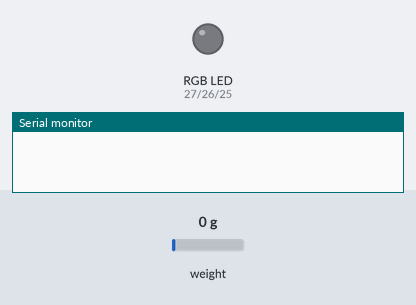
The sketch below on a simulated ESP32. Parts: an RGB LED mixed from three pins (HIGH = lit), the last lines printed to the serial monitor. The inputs (shaded band) are chosen by the test bench; at power-on: weight on the scale 0 g. Nothing arrives over Bluetooth unless stated; a phone connects over Bluetooth LE 3 s after start.

Above: at 0.1 s.
At 2.2 s:
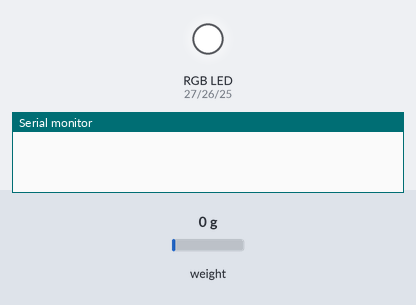
2.3 s: weight on the scale set to 14 g
4.5 s: weight on the scale set to 17 g
At 5.7 s:
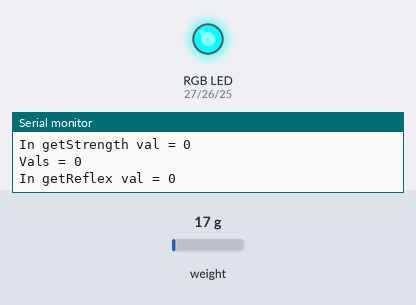
Timing chart, 0 to 7.5 s (numbered marks = the images above; inputs shaded):
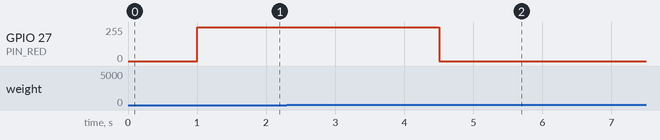

The sketch:

Mesh1.ino
```cpp
#include <BLEDevice.h>
#include <BLEUtils.h>
#include <BLEServer.h>
#include <BLE2902.h>
#include "HX711.h"
#include "analogWrite.h"
#define calibration_factor 211.85 //This value is obtained using the SparkFun_HX711_Calibration sketch

#define DOUT 16
#define CLK 4

// init Class:
HX711 scale;

#define PIN_RED    27
#define PIN_GREEN  26
#define PIN_BLUE   25

char str[8] = "";
char valStr[8];
BLECharacteristic *pCharacteristic;
bool deviceConnected = false;
int vals = 0;
int stat = 0;
bool flag = 0;
BLEServer *pServer;

#define SERVICE_UUID           "6E400001-B5A3-F393-E0A9-E50E24DCCA9E"
#define CHARACTERISTIC_UUID_RX "6E400002-B5A3-F393-E0A9-E50E24DCCA9E"
#define CHARACTERISTIC_UUID_TX "6E400003-B5A3-F393-E0A9-E50E24DCCA9E"

class MyServerCallbacks: public BLEServerCallbacks {
    void onConnect(BLEServer* pServer) {
      deviceConnected = true;
    };

    void onDisconnect(BLEServer* pServer) {
      deviceConnected = false;
      pServer->getAdvertising()->start();
    }
};

class MyCallbacks: public BLECharacteristicCallbacks
{
  void onWrite(BLECharacteristic *pCharacteristic)
  {
    std::string RXvalue = pCharacteristic->getValue().c_str();
    uint8_t* rx_data = pCharacteristic->getData();
    vals = (int)(*rx_data);
    if (RXvalue.length() > 0) {
      Serial.println("*********");
      Serial.print("Recieved value: ");
      Serial.println(vals);
    }
    Serial.println("*********");
  }
};


void setup()
{
  Serial.begin(9600);

  BLEDevice::init("ESP32_1");
  pServer = BLEDevice::createServer();
  pServer->setCallbacks(new MyServerCallbacks());

  BLEService *pService = pServer->createService(SERVICE_UUID);

  pCharacteristic = pService->createCharacteristic(
                                         CHARACTERISTIC_UUID_TX,
                                         BLECharacteristic::PROPERTY_READ
                                        );

  pCharacteristic->addDescriptor(new BLE2902());

  BLECharacteristic *pCharacteristic2 = pService->createCharacteristic(
                                         CHARACTERISTIC_UUID_RX,
                                         BLECharacteristic::PROPERTY_WRITE
                                       );
  pCharacteristic2->setCallbacks(new MyCallbacks());

  pService->start();
  BLEAdvertising *pAdvertising = pServer->getAdvertising();
  pAdvertising->start();

  scale.begin(DOUT, CLK);
  scale.set_scale(calibration_factor);
  scale.tare();
  pinMode(PIN_RED,   OUTPUT);
  pinMode(PIN_GREEN, OUTPUT);
  pinMode(PIN_BLUE,  OUTPUT);
  randomSeed(analogRead(0));
  setColor(255,255,255);
}

void loop() {
  if(deviceConnected){
    Serial.printf("Vals = %d\n", vals);
    stat = getReflex();
    getStrength();
    if(stat == 1){
      Serial.printf("Current status : %d\n",stat);
      flag = 1;
      pCharacteristic->setValue("1");
      pCharacteristic->notify();
      vals = 0;
    }
    if(stat == 0 && flag == 1){
        Serial.println("Clear state");
        pCharacteristic->setValue(str);
        pCharacteristic->notify();
        flag = 0;
    }
  }
}

void setColor(int R, int G, int B) {
  analogWrite(PIN_RED,   R);
  analogWrite(PIN_GREEN, G);
  analogWrite(PIN_BLUE,  B);
}

int getReflex(){
  unsigned long prevTime = 0;
  unsigned long currTime = 0;
  int reading_init;
  int reading_final;
  currTime = millis();
  prevTime = millis();
  reading_init = 0;
  reading_final = 0;
  if(vals == 18 || vals == 19){
    return 0;
  }
  Serial.printf("In getReflex val = %d\n", vals);
  int valsPrev =vals;
  while(currTime-prevTime <= 2000)
  {
    currTime = millis();
    if(scale.is_ready()) {
      reading_init = scale.get_units(1);
    }
    if(valsPrev != vals){
      prevTime = currTime;
      valsPrev = vals;
    }
    if(vals==20 && reading_init < 15)
      setColor(0,0,0);
    else if(vals == 0 && reading_init < 15)
      setColor(255,255,255);

    if( reading_init > 15 && vals ==20 ){
      setColor(255,0,255);
      if(reading_init > reading_final )
        reading_final = reading_init;
      else if( reading_final > reading_init ){
        setColor(255,0,255);
        return 1;
      }
    }
    else if(reading_init > 15 && vals == 0){
      setColor(0,255,255);
      if(reading_init > reading_final )
        reading_final = reading_init;
      else if( reading_final > reading_init ){
        setColor(0,255,255);
        return 1;
      }
    }
  }
  return 0;
}

void getStrength(){
  float reading;
  char valStr[8];
  Serial.printf("In getStrength val = %d\n", vals);
  if(vals == 19){
    pCharacteristic->setValue(str);
    pCharacteristic->notify();
    setColor(255,255,255);
    vals = 0;
    return;
  }
  if(vals != 18){
    return;
  }

  while(vals == 18){
    if(scale.is_ready()) {
      reading = scale.get_units(1);
      Serial.println(reading);
    }
    if(reading<0){
      reading = 0;
    }
    setColor(0,0,0);
    dtostrf(reading, 5, 1, valStr);
    Serial.print(valStr);
    Serial.println();
    pCharacteristic->setValue(valStr);
    pCharacteristic->notify();
  }
  setColor(255,255,255);
}
```

analogWrite.cpp
```cpp
#include "analogWrite.h"

analog_write_channel_t _analog_write_channels[16] = {
    {-1, 5000, 13},
    {-1, 5000, 13},
    {-1, 5000, 13},
    {-1, 5000, 13},
    {-1, 5000, 13},
    {-1, 5000, 13},
    {-1, 5000, 13},
    {-1, 5000, 13},
    {-1, 5000, 13},
    {-1, 5000, 13},
    {-1, 5000, 13},
    {-1, 5000, 13},
    {-1, 5000, 13},
    {-1, 5000, 13},
    {-1, 5000, 13},
    {-1, 5000, 13}};

int analogWriteChannel(uint8_t pin)
{
  int channel = -1;

  // Check if pin already attached to a channel
  for (uint8_t i = 0; i < 16; i++)
  {
    if (_analog_write_channels[i].pin == pin)
    {
      channel = i;
      break;
    }
  }

  // If not, attach it to a free channel
  if (channel == -1)
  {
    for (uint8_t i = 0; i < 16; i++)
    {
      if (_analog_write_channels[i].pin == -1)
      {
        _analog_write_channels[i].pin = pin;
        channel = i;
        ledcSetup(channel, _analog_write_channels[i].frequency, _analog_write_channels[i].resolution);
        ledcAttachPin(pin, channel);
        break;
      }
    }
  }

  return channel;
}

void analogWriteFrequency(double frequency)
{
  for (uint8_t i = 0; i < 16; i++)
  {
    _analog_write_channels[i].frequency = frequency;
  }
}

void analogWriteFrequency(uint8_t pin, double frequency)
{
  int channel = analogWriteChannel(pin);

  // Make sure the pin was attached to a channel, if not do nothing
  if (channel != -1 && channel < 16)
  {
    _analog_write_channels[channel].frequency = frequency;
  }
}

void analogWriteResolution(uint8_t resolution)
{
  for (uint8_t i = 0; i < 16; i++)
  {
    _analog_write_channels[i].resolution = resolution;
  }
}

void analogWriteResolution(uint8_t pin, uint8_t resolution)
{
  int channel = analogWriteChannel(pin);

  // Make sure the pin was attached to a channel, if not do nothing
  if (channel != -1 && channel < 16)
  {
    _analog_write_channels[channel].resolution = resolution;
  }
}

void analogWrite(uint8_t pin, uint32_t value, uint32_t valueMax)
{
  int channel = analogWriteChannel(pin);

  // Make sure the pin was attached to a channel, if not do nothing
  if (channel != -1 && channel < 16)
  {
    uint8_t resolution = _analog_write_channels[channel].resolution;
    uint32_t levels = pow(2, resolution);
    uint32_t duty = ((levels - 1) / valueMax) * min(value, valueMax);

    // write duty to LEDC
    ledcWrite(channel, duty);
  }
}
```

analogWrite.h
```cpp
#ifndef _ESP32_ANALOG_WRITE_
#define _ESP32_ANALOG_WRITE_

#include <Arduino.h>

typedef struct analog_write_channel
{
  int8_t pin;
  double frequency;
  uint8_t resolution;
} analog_write_channel_t;

int analogWriteChannel(uint8_t pin);

void analogWriteFrequency(double frequency);
void analogWriteFrequency(uint8_t pin, double frequency);

void analogWriteResolution(uint8_t resolution);
void analogWriteResolution(uint8_t pin, uint8_t resolution);

void analogWrite(uint8_t pin, uint32_t value, uint32_t valueMax = 255);

#endif
```

Measured:
- the behaviour switches between 15 and 16 g on weight on the scale (found by bisection; images 1 and 2)
- after the input at 4.5 s, GPIO 27 (PIN_RED): 254/255 → 0/255 at once
